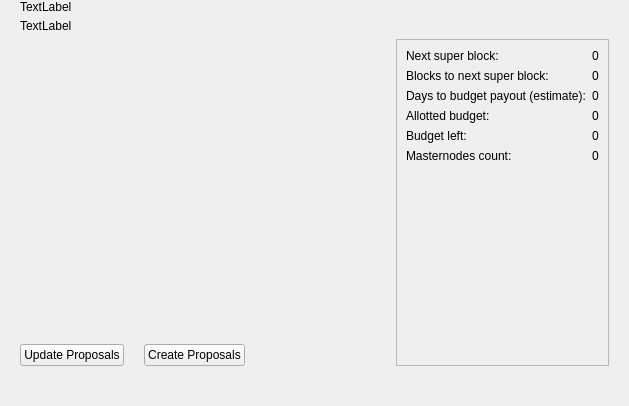
<?xml version="1.0" encoding="UTF-8"?>
<ui version="4.0">
<class>GovernancePage</class>
<widget class="QWidget" name="GovernancePage">
 <property name="geometry">
  <rect>
   <x>0</x>
   <y>0</y>
   <width>629</width>
   <height>406</height>
  </rect>
 </property>
 <property name="windowTitle">
  <string>Form</string>
 </property>
 <layout class="QHBoxLayout" name="horizontalLayout_2" stretch="2,1">
  <property name="spacing">
   <number>0</number>
  </property>
  <property name="leftMargin">
   <number>0</number>
  </property>
  <property name="topMargin">
   <number>0</number>
  </property>
  <property name="rightMargin">
   <number>0</number>
  </property>
  <property name="bottomMargin">
   <number>0</number>
  </property>
  <item>
   <widget class="QWidget" name="left" native="true">
    <layout class="QVBoxLayout" name="verticalLayout_3">
     <property name="leftMargin">
      <number>0</number>
     </property>
     <property name="topMargin">
      <number>0</number>
     </property>
     <property name="rightMargin">
      <number>0</number>
     </property>
     <property name="bottomMargin">
      <number>0</number>
     </property>
     <item>
      <layout class="QVBoxLayout" name="verticalLayout_2">
       <property name="spacing">
        <number>6</number>
       </property>
       <item>
        <layout class="QHBoxLayout" name="horizontalLayout_3">
         <property name="spacing">
          <number>0</number>
         </property>
         <property name="leftMargin">
          <number>20</number>
         </property>
         <item>
          <layout class="QVBoxLayout" name="verticalLayout_8">
           <property name="spacing">
            <number>5</number>
           </property>
           <item>
            <widget class="QLabel" name="labelTitle">
             <property name="text">
              <string>TextLabel</string>
             </property>
            </widget>
           </item>
           <item alignment="Qt::AlignTop">
            <widget class="QLabel" name="labelSubtitle1">
             <property name="text">
              <string>TextLabel</string>
             </property>
            </widget>
           </item>
          </layout>
         </item>
         <item>
          <spacer name="horizontalSpacer">
           <property name="orientation">
            <enum>Qt::Horizontal</enum>
           </property>
           <property name="sizeHint" stdset="0">
            <size>
             <width>40</width>
             <height>20</height>
            </size>
           </property>
          </spacer>
         </item>
        </layout>
       </item>
       <item>
        <layout class="QHBoxLayout" name="horizontalLayout_4">
         <property name="spacing">
          <number>0</number>
         </property>
         <property name="leftMargin">
          <number>20</number>
         </property>
         <item>
          <layout class="QHBoxLayout" name="horizontalLayout_Content">
           <item>
            <layout class="QVBoxLayout" name="verticalLayout_2">
             <item>
              <widget class="QScrollArea" name="scrollArea">
               <property name="sizePolicy">
                <sizepolicy hsizetype="Expanding" vsizetype="Minimum">
                 <horstretch>0</horstretch>
                 <verstretch>1</verstretch>
                </sizepolicy>
               </property>
               <property name="frameShape">
                <enum>QFrame::NoFrame</enum>
               </property>
               <property name="frameShadow">
                <enum>QFrame::Plain</enum>
               </property>
               <property name="lineWidth">
                <number>0</number>
               </property>
               <property name="horizontalScrollBarPolicy">
                <enum>Qt::ScrollBarAlwaysOff</enum>
               </property>
               <property name="sizeAdjustPolicy">
                <enum>QAbstractScrollArea::AdjustIgnored</enum>
               </property>
               <property name="widgetResizable">
                <bool>true</bool>
               </property>
               <widget class="QWidget" name="scrollAreaWidgetContents2">
                <property name="geometry">
                 <rect>
                  <x>0</x>
                  <y>0</y>
                  <width>742</width>
                  <height>282</height>
                 </rect>
                </property>
                <property name="sizePolicy">
                 <sizepolicy hsizetype="Preferred" vsizetype="Minimum">
                  <horstretch>0</horstretch>
                  <verstretch>1</verstretch>
                 </sizepolicy>
                </property>
                <layout class="QVBoxLayout" name="proposalGrid">
                 <property name="spacing">
                  <number>0</number>
                 </property>
                 <property name="sizeConstraint">
                  <enum>QLayout::SetDefaultConstraint</enum>
                 </property>
                 <property name="margin">
                  <number>0</number>
                 </property>
                </layout>
               </widget>
              </widget>
             </item>
             <item>
              <spacer name="verticalSpacer">
               <property name="orientation">
                <enum>Qt::Vertical</enum>
               </property>
               <property name="sizeHint" stdset="0">
                <size>
                 <width>20</width>
                 <height>40</height>
                </size>
               </property>
              </spacer>
             </item>
             <item>
              <layout class="QHBoxLayout" name="horizontalLayout_20">
               <item>
                <widget class="QPushButton" name="UpdateButton">
                 <property name="text">
                  <string>Update Proposals</string>
                 </property>
                </widget>
               </item>
               <item>
                <spacer name="horizontalSpacer_11">
                 <property name="orientation">
                  <enum>Qt::Horizontal</enum>
                 </property>
                 <property name="sizeType">
                  <enum>QSizePolicy::Minimum</enum>
                 </property>
                 <property name="sizeHint" stdset="0">
                  <size>
                   <width>20</width>
                   <height>20</height>
                  </size>
                 </property>
                </spacer>
               </item>
               <item>
                <widget class="QPushButton" name="CreateProposalButton">
                 <property name="text">
                  <string>Create Proposals</string>
                 </property>
                </widget>
               </item>
               <property name="spacing">
                <number>0</number>
               </property>
               <property name="rightMargin">
                <number>20</number>
               </property>
               <item>
                <spacer name="horizontalSpacer_4">
                 <property name="orientation">
                  <enum>Qt::Horizontal</enum>
                 </property>
                 <property name="sizeHint" stdset="0">
                  <size>
                   <width>40</width>
                   <height>20</height>
                  </size>
                 </property>
                </spacer>
               </item>
              </layout>
             </item>
            </layout>
           </item>
           <item>
            <widget class="QFrame" name="frame_budget_info">
             <property name="frameShape">
              <enum>QFrame::StyledPanel</enum>
             </property>
             <property name="frameShadow">
              <enum>QFrame::Raised</enum>
             </property>
             <layout class="QGridLayout" name="gridLayout">
              <item row="0" column="0">
               <widget class="QLabel" name="next_superblock_label">
                <property name="text">
                 <string>Next super block:</string>
                </property>
               </widget>
              </item>
              <item row="0" column="1" alignment="Qt::AlignRight">
               <widget class="QLabel" name="next_superblock_value">
                <property name="text">
                 <string>0</string>
                </property>
               </widget>
              </item>
              <item row="1" column="0">
               <widget class="QLabel" name="blocks_before_super_label">
                <property name="text">
                 <string>Blocks to next super block:</string>
                </property>
               </widget>
              </item>
              <item row="1" column="1" alignment="Qt::AlignRight">
               <widget class="QLabel" name="blocks_before_super_value">
                <property name="text">
                 <string>0</string>
                </property>
               </widget>
              </item>
              <item row="2" column="0">
               <widget class="QLabel" name="time_before_super_label">
                <property name="text">
                 <string>Days to budget payout (estimate):</string>
                </property>
               </widget>
              </item>
              <item row="2" column="1" alignment="Qt::AlignRight">
               <widget class="QLabel" name="time_before_super_value">
                <property name="text">
                 <string>0</string>
                </property>
               </widget>
              </item>
              <item row="3" column="0">
               <widget class="QLabel" name="alloted_budget_label">
                <property name="text">
                 <string>Allotted budget:</string>
                </property>
               </widget>
              </item>
              <item row="3" column="1" alignment="Qt::AlignRight">
               <widget class="QLabel" name="alloted_budget_value">
                <property name="text">
                 <string>0</string>
                </property>
               </widget>
              </item>
              <item row="4" column="0">
               <widget class="QLabel" name="unallocated_budget_label">
                <property name="text">
                 <string>Budget left:</string>
                </property>
               </widget>
              </item>
              <item row="4" column="1" alignment="Qt::AlignRight">
               <widget class="QLabel" name="unallocated_budget_value">
                <property name="text">
                 <string>0</string>
                </property>
               </widget>
              </item>
              <item row="5" column="0">
               <widget class="QLabel" name="masternode_count_label">
                <property name="text">
                 <string>Masternodes count:</string>
                </property>
               </widget>
              </item>
              <item row="5" column="1" alignment="Qt::AlignRight">
               <widget class="QLabel" name="masternode_count_value">
                <property name="text">
                 <string>0</string>
                </property>
               </widget>
              </item>
              <item row="6" column="0">
               <spacer name="verticalSpacer_2">
                <property name="orientation">
                 <enum>Qt::Vertical</enum>
                </property>
                <property name="sizeHint" stdset="0">
                 <size>
                  <width>20</width>
                  <height>40</height>
                 </size>
                </property>
               </spacer>
              </item>
             </layout>
            </widget>
           </item>
          </layout>
         </item>
         <property name="rightMargin">
          <number>20</number>
         </property>
        </layout>
       </item>
       <item>
        <spacer name="verticalSpacer_2">
         <property name="orientation">
          <enum>Qt::Vertical</enum>
         </property>
         <property name="sizeType">
          <enum>QSizePolicy::Fixed</enum>
         </property>
         <property name="sizeHint" stdset="0">
          <size>
           <width>20</width>
           <height>40</height>
          </size>
         </property>
        </spacer>
       </item>
      </layout>
     </item>
    </layout>
   </widget>
  </item>
 </layout>
</widget>
<resources/>
<connections/>
</ui>
